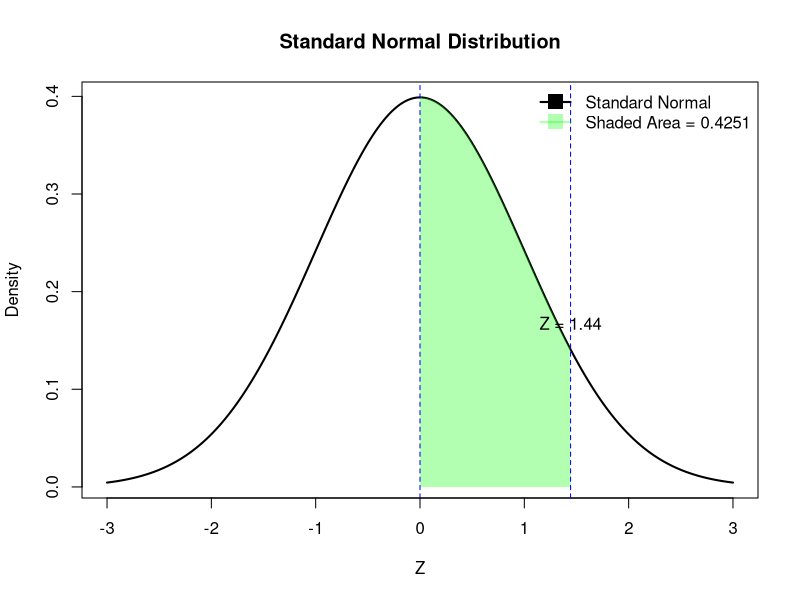

Write the R code that produced this figure.
## ---- chunk 1
knitr::opts_chunk$set(echo = TRUE)
## ---- chunk 2

# Population parameters and sample info
mu    <- 800   # Population mean (hours)
sigma <- 40    # Population standard deviation (hours)
n     <- 16    # Sample size
x_bar <- 775   # Observed sample mean

# Standard error of the mean:  SE = σ / √n
se <- sigma / sqrt(n)

# Convert sample mean to its Z‑score
#     Z = (x̄ − μ) / SE
z <- (x_bar - mu) / se      # Will be negative (775 < 800)

# Compute one‑tail probability
#     pnorm(z) gives  P(Z ≤ observed z)
prob <- pnorm(z)

#  Display results
list(
  Z_score    = round(z, 2),
  Probability_Xbar_below_775 = round(prob, 4)
)
## ---- chunk 3
# Parameters
mu <- 8         # Population mean
sigma <- 3      # Population standard deviation
n <- 36         # Sample size

# Step 1: Compute standard error (SE = σ / √n)
se <- sigma / sqrt(n)

# Step 2: Convert the bounds of the interval (7.8 and 8.2) to Z-scores
z_lower <- (7.8 - mu) / se     # Z for lower bound
z_upper <- (8.2 - mu) / se     # Z for upper bound

# Step 3: Compute probability that sample mean falls between 7.8 and 8.2
# This is P(7.8 < X̄ < 8.2) = P(Z_lower < Z < Z_upper)
prob <- pnorm(z_upper) - pnorm(z_lower)

# Step 4: Output Z-scores and final probability
list(Z_lower = z_lower, Z_upper = z_upper, Probability = prob)
## ---- chunk 4
# Parameters
P <- 0.4
n <- 200
se <- sqrt(P * (1 - P) / n)

z1 <- 0
z2 <- (0.45 - P) / se  # Z = 1.44

# Plot range
x_vals <- seq(-3, 3, length.out = 1000)
y_vals <- dnorm(x_vals)

# Base plot
plot(x_vals, y_vals, type = "l", lwd = 2, col = "black",
     xlab = "Z", ylab = "Density",
     main = "Standard Normal Distribution")

# Shaded area between Z = 0 and Z = 1.44
polygon(c(z1, x_vals[x_vals >= z1 & x_vals <= z2], z2),
        c(0, y_vals[x_vals >= z1 & x_vals <= z2], 0),
        col = rgb(0, 1, 0, 0.3), border = NA)

# Add lines at Z = 0 and Z = 1.44
abline(v = z1, col = "blue", lty = 2)
abline(v = z2, col = "blue", lty = 2)

# Add labels
text(z1, dnorm(z1) + 0.01, "Z = 0", pos = 3)
text(z2, dnorm(z2) + 0.01, "Z = 1.44", pos = 3)

# Legend
legend("topright",
       legend = c("Standard Normal", "Shaded Area = 0.4251"),
       col = c("black", rgb(0, 1, 0, 0.3)),
       lwd = 2, pt.cex = 2, pch = 15, bty = "n")
## ---- chunk 5
# Define known values
P <- 0.4        # Population proportion
n <- 200        # Sample size

# Calculate standard error
se <- sqrt(P * (1 - P) / n)

# Calculate Z-scores for sample proportions 0.40 and 0.45
z_lower <- (0.40 - P) / se
z_upper <- (0.45 - P) / se

# Calculate probability using standard normal distribution
prob <- pnorm(z_upper) - pnorm(z_lower)

# Output results
list(
  Z_lower = round(z_lower, 2),
  Z_upper = round(z_upper, 2),
  Probability = round(prob, 4)
)
